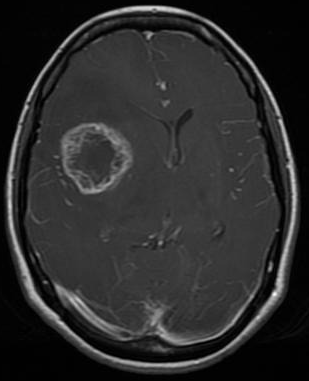
#> input picture Segmentation/test.png, 309 x 381 px, found by its file name; the run also reads 1 picture not shown here
$ jupyter execute --allow-errors Pretraitement.ipynb
#> lines starting #> are read from the running program, lines starting #| are printed output that depends on the picture; after the words box and inside, x2 and y2 are one past the last pixel; in counts of white or black regions, pixels touching at a corner belong together
Création de bruit de différents types

[cell 1]
import numpy as np
import os
import cv2
def noisy(noise_typ,image):
   if noise_typ == "gauss":
      row,col,ch= image.shape
      mean = 0
      var = 0.1
      sigma = var**0.5
      gauss = np.random.normal(mean,sigma,(row,col,ch))
      gauss = gauss.reshape(row,col,ch)
      noisy = image + gauss
      return noisy
   elif noise_typ == "s&p":
      row,col,ch = image.shape
      s_vs_p = 0.5
      amount = 0.004
      out = np.copy(image)
      # Salt mode
      num_salt = np.ceil(amount * image.size * s_vs_p)
      coords = [np.random.randint(0, i - 1, int(num_salt))
              for i in image.shape]
      out[coords] = 1

      # Pepper mode
      num_pepper = np.ceil(amount* image.size * (1. - s_vs_p))
      coords = [np.random.randint(0, i - 1, int(num_pepper))
              for i in image.shape]
      out[coords] = 0
      return out
   elif noise_typ == "poisson":
      vals = len(np.unique(image))
      vals = 2 ** np.ceil(np.log2(vals))
      noisy = np.random.poisson(image * vals) / float(vals)
      return noisy
   elif noise_typ =="speckle":
      row,col,ch = image.shape
      gauss = np.random.randn(row,col,ch)
      gauss = gauss.reshape(row,col,ch)
      noisy = image + image * gauss
      return noisy

my_img = cv2.imread('test.png')
#> my_img is the input picture: shape (381, 309, 3); min 0, max 255, mean 44
cv2.imwrite('test_2.png',
            noisy("gauss",my_img))
#> Out = True

Création de bruit s&p

[cell 2]
import random
import cv2

def add_noise(img):

    # Getting the dimensions of the image
    row , col = img.shape
#> row = 381; col = 309

    # Randomly pick some pixels in the
    # image for coloring them white
    # Pick a random number between 300 and 10000
    number_of_pixels = random.randint(300, 10000)
    for i in range(number_of_pixels):

        # Pick a random y coordinate
        y_coord=random.randint(0, row - 1)

        # Pick a random x coordinate
        x_coord=random.randint(0, col - 1)

        # Color that pixel to white
        img[y_coord][x_coord] = 255
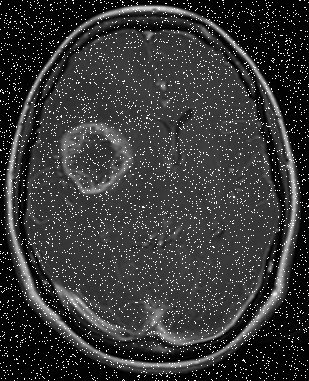
#> img: shape (381, 309); min 0, max 255, mean 55.4

    # Randomly pick some pixels in
    # the image for coloring them black
    # Pick a random number between 300 and 10000
    number_of_pixels = random.randint(300 , 10000)
    for i in range(number_of_pixels):

        # Pick a random y coordinate
        y_coord=random.randint(0, row - 1)

        # Pick a random x coordinate
        x_coord=random.randint(0, col - 1)

        # Color that pixel to black
        img[y_coord][x_coord] = 0
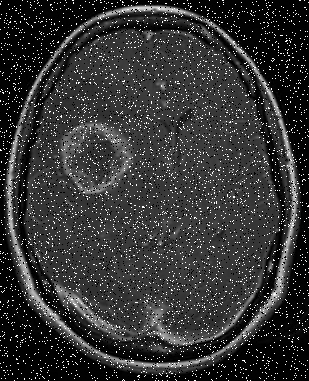
#> img: shape (381, 309); 4.94% of pixels changed, all inside (x1, y1, x2, y2) = (0, 0, 309, 381)

    return img

# salt-and-pepper noise can
# be applied only to grayscale images
# Reading the color image in grayscale image
img = cv2.imread('test_2.png',
                 cv2.IMREAD_GRAYSCALE)

#Storing the image
cv2.imwrite('test_3.png',
            add_noise(img))
#> Out = True

Pré-traitement de l'image du torse avec plusieurs types d'algorithmes dans le cas d'un bruit s&p ou gaussien

[cell 3]
from skimage import io, img_as_ubyte
import matplotlib.pyplot as plt
import numpy as np
from scipy import ndimage
from scipy.signal import convolve2d, wiener
import math
from skimage.metrics import structural_similarity as ssim
from skimage.metrics import peak_signal_noise_ratio as PSNR
from skimage.restoration import denoise_wavelet, denoise_nl_means, estimate_sigma
import cv2

# Fonction pour le calcul du root mean square ratio (RMSE)
def RMSE(imageA, imageB):
    diffrnce = np.subtract(imageA, imageB)
    sqre_err = np.square(diffrnce)
    rslt_meansqre_err = sqre_err.mean()
    root_meansqre_err = math.sqrt(rslt_meansqre_err)
    return root_meansqre_err

# Ouverture de l'image du torse avec de bruit s&p
img1 = cv2.imread("Torse_s&p.png", 0)
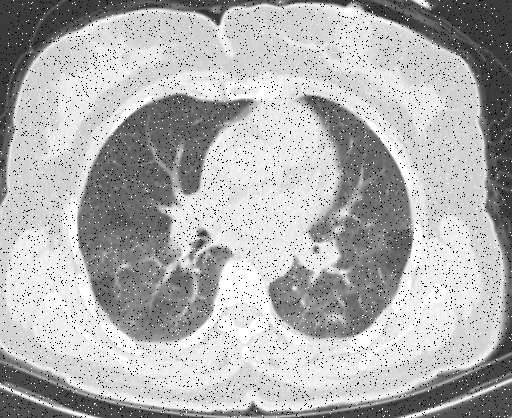
#> input picture Torse_s&p.png, 512 x 418 px
#> img1 is the input picture: shape (418, 512); min 0, max 255, mean 176.7
img1 = img1.astype(float)

# Ouverture de l'image du torse avec de bruit gaussien
img2 = cv2.imread("Torse_gaussian.png", 0)
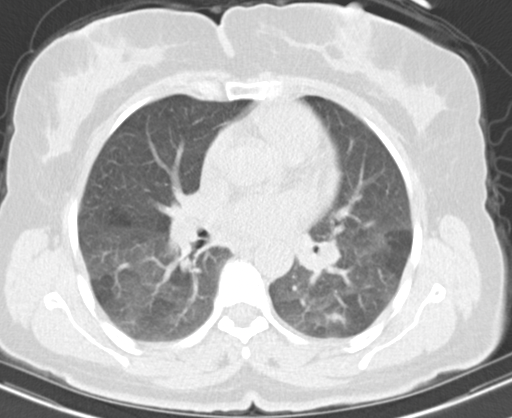
#> input picture Torse_gaussian.png, 512 x 418 px
#> img2: shape (418, 512); min 54, max 255, mean 181.8
img2 = img2.astype(float)

# Ouverture de l'image original
original=cv2.imread("Torse.png", 0)

# Estimation du bruit de l'image
noise1 = estimate_sigma(img1)
#> noise1 = 4.79
noise2 = estimate_sigma(img2)
#> noise2 = 1.03

# Application d'un filtre gaussien
# Le filtre gaussian effectue une moyenne pondérée des valeurs du voisinage avec des poids élevés vers le centre puis qui diminue en s'écartant.
blurred_img1 = ndimage.gaussian_filter(img1, sigma=noise1)
blurred_img2 = ndimage.gaussian_filter(img2, sigma=noise2)

# Application d'un filtre médian
# Fonctionnement filtre médian : Remplace l'entrée par la valeur médiane de ces voisins (window : généralement 3)
median_img1 = ndimage.median_filter(img1, 3)
median_img2 = ndimage.median_filter(img2, 3)

# Application d'un filtre moyen non local
# Fonction filtre nl_means : Prend le moyenne de l'ensemble des patchs de l'image, puis les pondère en fonction de la ressemblance avec le pixel cible
dst1 = denoise_nl_means(img1)
dst2 = denoise_nl_means(img2)

# Calcul du RMSE pour l'ensemble des images filtrées
RMSE_gauss1=RMSE(original, blurred_img1)
#> in RMSE, `rslt_meansqre_err = sqre_err.mean()`: rslt_meansqre_err = 337.1
#> in RMSE, `root_meansqre_err = math.sqrt(rslt_meansqre_err)`: root_meansqre_err = 18.36
#> RMSE_gauss1 = 18.36
RMSE_gauss2=RMSE(original, blurred_img2)
#> RMSE_gauss2 = 4.09
RMSE_med1=RMSE(original, median_img1)
#> in RMSE (call 3), `diffrnce = np.subtract(imageA, imageB)`:
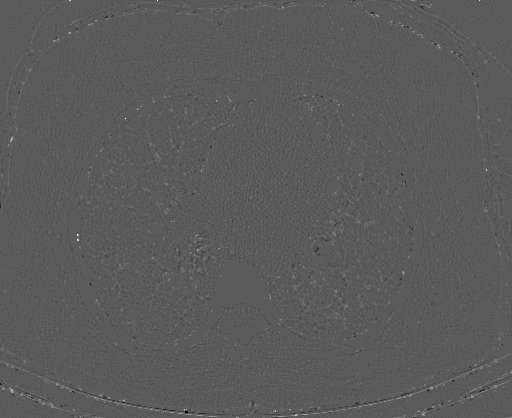
#> diffrnce: shape (418, 512) float64; min -49, max 88, mean 0.2; drawn with min black and max white
#> in RMSE (call 3), `rslt_meansqre_err = sqre_err.mean()`: rslt_meansqre_err = 7.98
#> in RMSE (call 3), `root_meansqre_err = math.sqrt(rslt_meansqre_err)`: root_meansqre_err = 2.82
#> RMSE_med1 = 2.82
RMSE_med2=RMSE(original, median_img2)
#> in RMSE (call 4), `rslt_meansqre_err = sqre_err.mean()`: rslt_meansqre_err = 4.84
#> in RMSE (call 4), `root_meansqre_err = math.sqrt(rslt_meansqre_err)`: root_meansqre_err = 2.2
#> RMSE_med2 = 2.2
RMSE_dst1=RMSE(original, dst1)
#> RMSE_dst1 = 37.99
RMSE_dst2=RMSE(original, dst2)
#> RMSE_dst2 = 0.392

# Calcul du "structural similarity index measure" (SSIM) pour l'ensemble des images filtrées
#> (the rest of this cell did not finish here and is left out)

[cell 4]
from skimage import io, img_as_ubyte
import matplotlib.pyplot as plt
import numpy as np
from scipy import ndimage
from scipy.signal import wiener
import math
from skimage.metrics import structural_similarity as ssim
from skimage.metrics import peak_signal_noise_ratio as PSNR
from skimage.restoration import denoise_wavelet

# Fonction pour le calcul du root mean square ratio (RMSE)
def RMSE(imageA, imageB):
    diffrnce = np.subtract(imageA, imageB)
    sqre_err = np.square(diffrnce)
    rslt_meansqre_err = sqre_err.mean()
    root_meansqre_err = math.sqrt(rslt_meansqre_err)
    return root_meansqre_err

# Ouverture de l'image du torse avec de bruit s&p
img1 = cv2.imread("Torse_s&p.png", 0)
img1 = img1.astype(float)

# Ouverture de l'image du torse avec de bruit gaussien
img2 = cv2.imread("Torse_gaussian.png", 0)
img2 = img2.astype(float)

# Ouverture de l'image du torse original
original=cv2.imread("Torse.png", 0)

# Application d'un filtre basée sur les ondelettes
# L'image est décomposé en ondelette avec chacun un coefficient associé, puis un seuil est appliqué pour éliminer les ondelette non désirées
wavelet_bayes1 = denoise_wavelet(img1, wavelet='sym9', method='BayesShrink')
wavelet_bayes2 = denoise_wavelet(img2, wavelet='sym9', method='BayesShrink')
wavelet_visu1 = denoise_wavelet(img1, wavelet='sym9', method='VisuShrink')
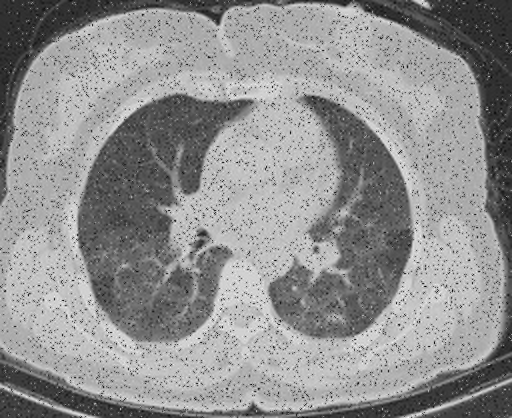
#> wavelet_visu1: shape (418, 512) float64; min -0.498, max 310.7, mean 176.7; drawn with min black and max white
wavelet_visu2 = denoise_wavelet(img2, wavelet='sym9', method='VisuShrink')

# Calcul du RMSE pour l'ensemble des images filtrées
RMSE_bayes1=RMSE(original, wavelet_bayes1)
#> in RMSE, `rslt_meansqre_err = sqre_err.mean()`: rslt_meansqre_err = 1325.8
#> in RMSE, `root_meansqre_err = math.sqrt(rslt_meansqre_err)`: root_meansqre_err = 36.41
#> RMSE_bayes1 = 36.41
RMSE_bayes2=RMSE(original, wavelet_bayes2)
#> RMSE_bayes2 = 0.466
RMSE_visu1=RMSE(original, wavelet_visu1)
#> in RMSE (call 3), `rslt_meansqre_err = sqre_err.mean()`: rslt_meansqre_err = 568.2
#> in RMSE (call 3), `root_meansqre_err = math.sqrt(rslt_meansqre_err)`: root_meansqre_err = 23.84
#> RMSE_visu1 = 23.84
RMSE_visu2=RMSE(original, wavelet_visu2)
#> in RMSE (call 4), `sqre_err = np.square(diffrnce)`:
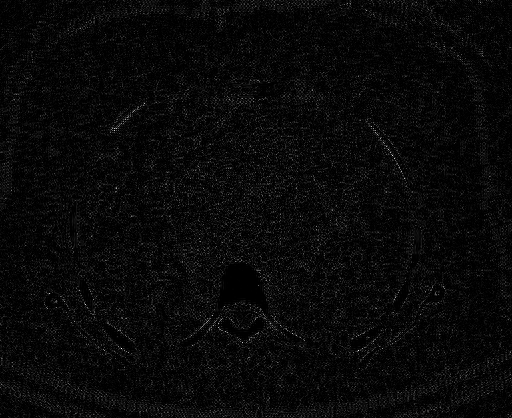
#> sqre_err: shape (418, 512) float64; min 7.06e-12, max 65.03, mean 2.4; drawn with min black and max white
#> in RMSE (call 4), `rslt_meansqre_err = sqre_err.mean()`: rslt_meansqre_err = 2.36
#> in RMSE (call 4), `root_meansqre_err = math.sqrt(rslt_meansqre_err)`: root_meansqre_err = 1.54
#> RMSE_visu2 = 1.54

# Calcul du "structural similarity index measure" (SSIM) pour l'ensemble des images filtrées
#> (the rest of this cell did not finish here and is left out)

Augmentation du contraste via une équalisation de contraste et du CLAHE

[cell 5]
import cv2
import numpy as np
from matplotlib import pyplot as plt
from skimage.metrics import peak_signal_noise_ratio as PSNR

# On ouvre l'image "Torse"
img = cv2.imread('Cancer.png',0)
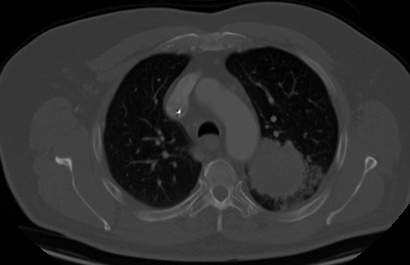
#> input picture Cancer.png, 410 x 265 px
#> img is the input picture: shape (265, 410); min 0, max 255, mean 45.3

# Application d'un équalisateur d'histogramme
# Il redonne via une formule mathématique une valeur pour chaque pixel afin d'utiliser l'ensemble des valeurs de pixel de manière la plus équitable possible
equ = cv2.equalizeHist(img)
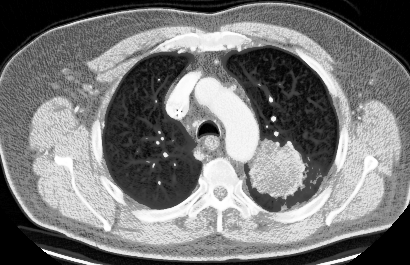
#> equ: shape (265, 410); min 0, max 255, mean 120.4

# Application d'un CLAHE
# Contrast Limited Adaptive Histogram Equalization (CLAHE) : l'image est divisés en blocs sur lequels une équalisation d'histogramme est effectué.
# Une limite de contrast est aussi définie. Si une case de l'histogramme dépasse le valeur limite alors les valeurs en excès sont accumulées et redistribuées dans d'autres cases
clahe = cv2.createCLAHE(clipLimit=3.0, tileGridSize=(16,16))
cl1 = clahe.apply(img)

# Affichage de l'ensemble des images avec les métriques
fig = plt.figure()
fig.set_figheight(12)
fig.set_figwidth(25)

fig.add_subplot(2,3,1)
plt.hist(img.flat, bins=100, range=(0,255))
plt.title('Hist pre-equi')

fig.add_subplot(2,3,2)
plt.hist(equ.flat, bins=100, range=(0,255))
plt.title('Hist post-equi')

fig.add_subplot(2,3,3)
plt.hist(cl1.flat, bins=100, range=(0,255))
plt.title('Hist post-CLAHE')

fig.add_subplot(2,3,4)
plt.imshow(img, cmap='gray')
plt.title('Original')

fig.add_subplot(2,3,5)
plt.imshow(equ, cmap='gray')
plt.title('Hist equi {}'.format(PSNR(img,equ)))

fig.add_subplot(2,3,6)
plt.imshow(cl1, cmap='gray')
plt.title('CLAHE {}'.format(PSNR(img,cl1)))

plt.show()
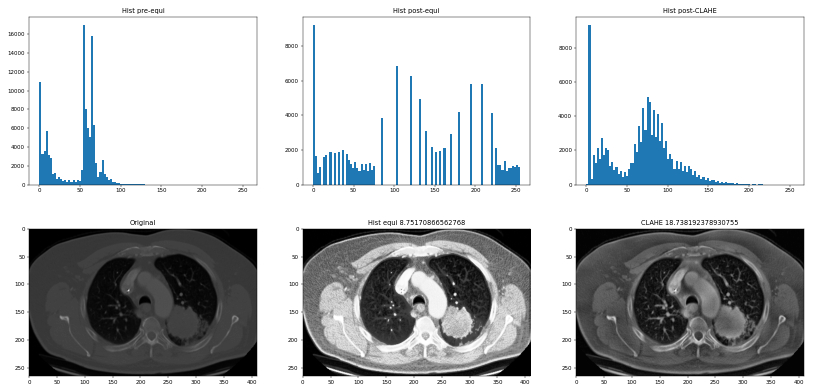
#> figure drawn by matplotlib, 6 panels; panel 1: tallest bar 17007 high, from x = 53.55 to 56.1; panel 2: tallest bar 9242 high, from x = 0 to 2.55; panel 3: tallest bar 9339 high, from x = 2.55 to 5.1

#cv2.imwrite('Cancer_enh.png',cl1)
